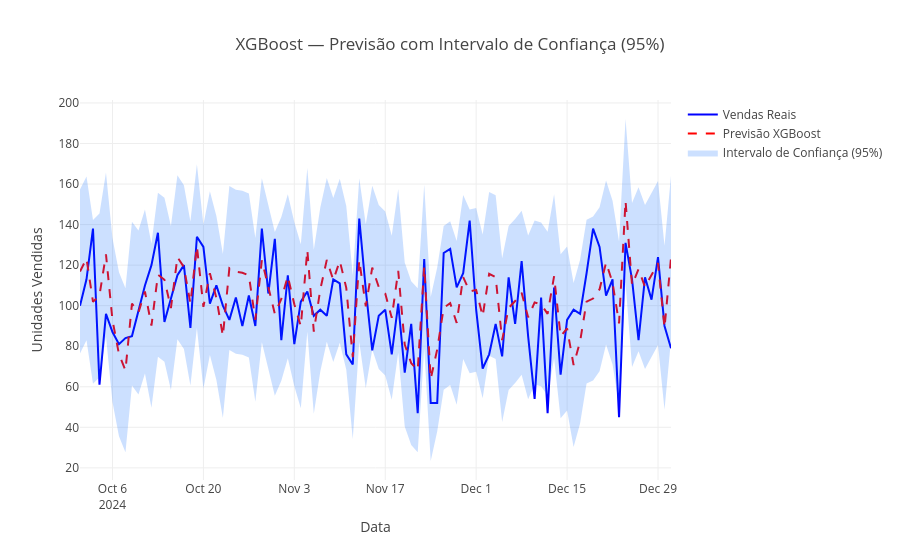

Notebook cell for this chart:
### Code cell
# VISUALIZAR PREVISÕES VS REAL COM INTERVALO DE CONFIANÇA:
fig = go.Figure()
fig.add_trace(go.Scatter(
    x=df_comparacao_xgb['data'],
    y=df_comparacao_xgb['real'],
    mode='lines',
    name='Vendas Reais',
    line = dict(color='blue', width=2)
))

fig.add_trace(go.Scatter(
    x=df_comparacao_xgb['data'],
    y=df_comparacao_xgb['predito_xgb'],
    mode='lines',
    name='Previsão XGBoost',
    line = dict(color='red', width=2, dash='dash')
))

fig.add_trace(go.Scatter(
    x=list(df_comparacao_xgb['data']) + list(df_comparacao_xgb['data'])[::-1],
    y=list(df_comparacao_xgb['upper']) + list(df_comparacao_xgb['lower'])[::-1],
    fill='toself',
    fillcolor='rgba(0,100,255,0.2)',
    line=dict(color='rgba(120,205,200,0)'),
    name='Intervalo de Confiança (95%)'
))

fig.update_layout(
    title='XGBoost — Previsão com Intervalo de Confiança (95%)',
    xaxis_title='Data',
    yaxis_title='Unidades Vendidas',
    title_x=0.5
)

fig.show()
